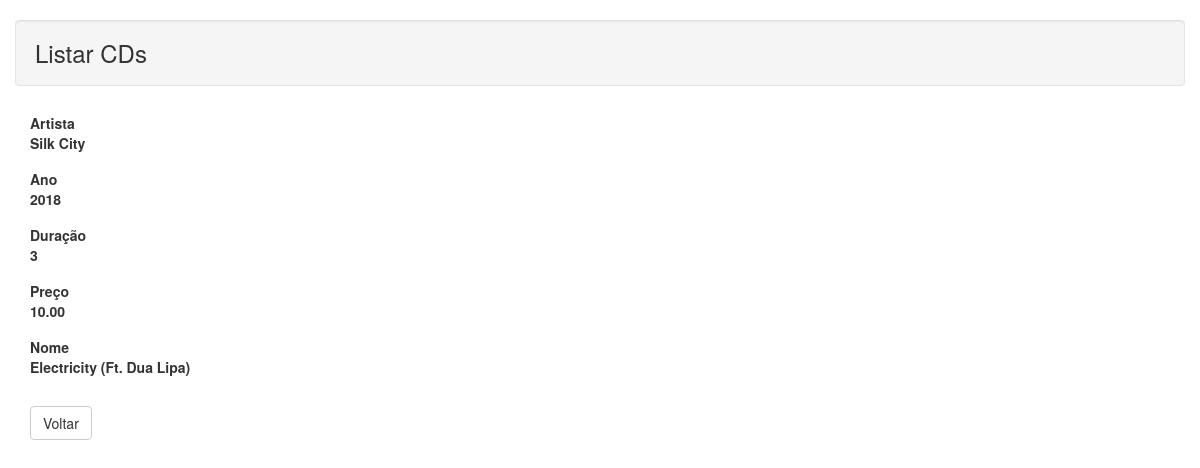
Page /paginadetalhes.php?id=3 on the committed database.
### tables this page shows
CREATE TABLE IF NOT EXISTS `cd` (
  `id` int(11) NOT NULL,
  `artista` varchar(100) NOT NULL,
  `ano` int(4) NOT NULL,
  `duracao` int(5) NOT NULL,
  `preco` double(5,2) NOT NULL,
  `nome` varchar(100) NOT NULL
);

### php/detalhes.php (called while the page is built, shortened)
<?php
    $id = null;
    if(!empty($_GET['id']))
    {
        $id = $_REQUEST['id'];
    }
    if(null==$id)
    {
        header("Location: index.php");
    }
    else
    {
       $pdo = Banco::conectar();
       $pdo->setAttribute(PDO::ATTR_ERRMODE, PDO::ERRMODE_EXCEPTION);
       $sql = "SELECT * FROM cd where id = ?";
       $q = $pdo->prepare($sql);
       $q->execute(array($id));
       $data = $q->fetch(PDO::FETCH_ASSOC);
    }
?>

### paginadetalhes.php (the view, shortened to what this page needs)
<?php
	include("/php/detalhes.php");
?>
<!DOCTYPE html>
<html lang="pt-br">
    <head>
        <link href="css/bootstrap.min.css" rel="stylesheet">
    </head>
    <body>
        <div class="container">
            <div class="span10 offset1">
                <div class="row">
                    <h3 class="well"> Listar CDs </h3>
                </div>
                <div class="form-horizontal">
                    <div class="control-group">
                        <label class="control-label">Artista</label>
                        <div class="controls">
                            <label class="carousel-inner">
                                <?php echo $data['artista'];?>
                            </label>
                        </div>
                    </div>
                    <div class="control-group">
                        <label class="control-label">Ano</label>
                        <div class="controls">
                            <label class="carousel-inner">
                                <?php echo $data['ano'];?>
                            </label>
                        </div>
                    </div>
                    <div class="control-group">
                        <label class="control-label">Duração</label>
                        <div class="controls">
                            <label class="carousel-inner">
                                <?php echo $data['duracao'];?>
                            </label>
                        </div>
                    </div>
                    <div class="control-group">
                        <label class="control-label">Preço</label>
                        <div class="controls">
                            <label class="carousel-inner">
                                <?php echo $data['preco'];?>
                            </label>
                        </div>
                    </div>
                    <div class="control-group">
                        <label class="control-label">Nome</label>
                        <div class="controls">
                            <label class="carousel-inner">
                                <?php echo $data['nome'];?>
                            </label>
                        </div>
                    </div>
                    <br/>
                    <div class="form-actions">
                        <a href="index.php" type="btn" class="btn btn-default">Voltar</a>
                    </div>
                </div>
            </div>
        </div>
    </body>
</html>

### rows in the picture
cd: artista "Silk City", ano "2018", duracao "3", preco "10.00", nome "Electricity (Ft. Dua Lipa)"
